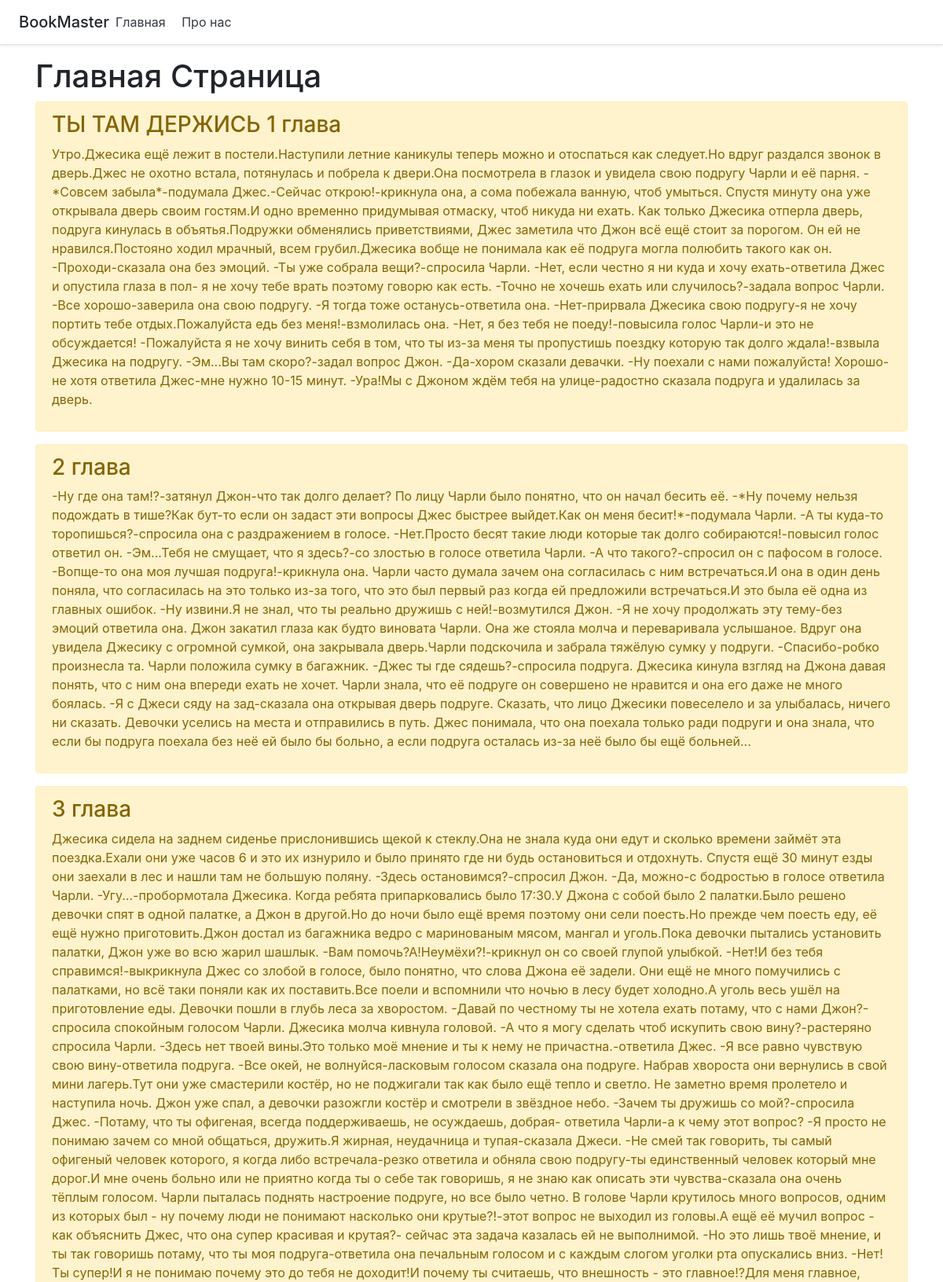
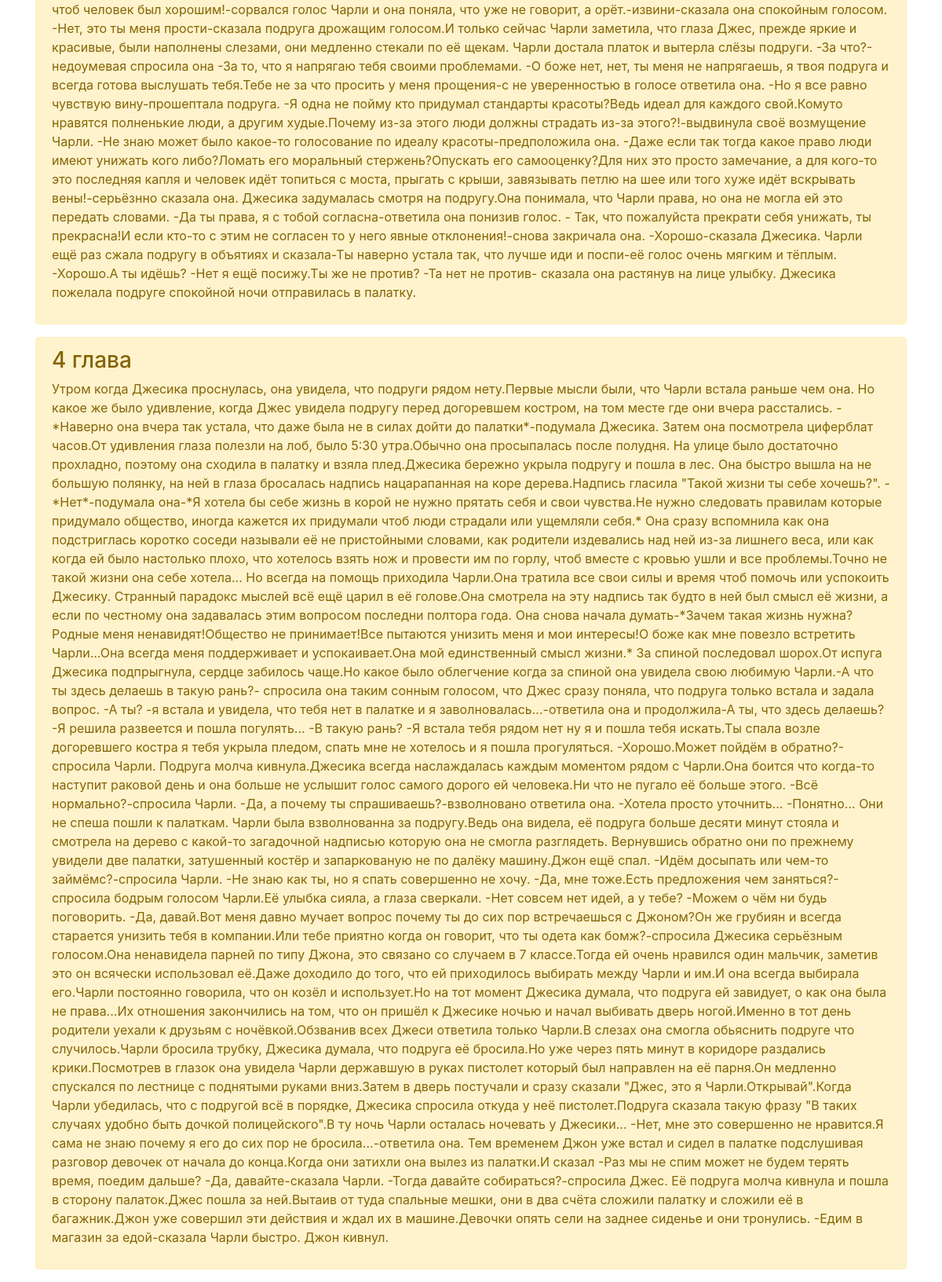
The page / on the database its author committed (2 pictures, top to bottom).
### main/models.py (models this page shows, shortened)
class Task(models.Model):
    title = models.CharField('Название', max_length=100)
    task = models.TextField('Описание')
    class Meta:
        verbose_name = 'Задача'
        verbose_name_plural = 'Задачи'

### main/views.py (the view)
# urls.py: path('', views.index, name='home'),
def index(request):
    tasks = Task.objects.order_by('id')
    return render(request, 'main/index.html', {'title': 'BookMaster', 'tasks': tasks})

### main/templates/main/index.html (shortened to what this page needs)
{% extends 'main/base.html' %}
{% block content %}
    <h1>Главная Страница</h1>
    {% if tasks %}
        {% for el in tasks %}
            <div class="alert alert-warning">
                <h3>{{ el.title }}</h3>
                <p>{{ el.task }}</p>
            </div>
        {% endfor %}
    {% else %}
        <p>У нас нет рассказов!</p>
    {% endif %}
{% endblock %}

### main/templates/main/base.html (shortened to what this page needs)
<!doctype html>
<html lang="ru">
<head>
    <link rel="stylesheet" href="https://stackpath.bootstrapcdn.com/bootstrap/4.5.2/css/bootstrap.min.css">
</head>
<body>
    <header class="d-flex flex-column flex-md-row align-items-center p-3 px-md-4 mb-3 bg-white border-bottom shadow-sm">
  <p class="h5 my-0 me-md-auto fw-normal"><font style="vertical-align: inherit;"><font style="vertical-align: inherit;">BookMaster</font></font></p>
  <nav class="my-2 my-md-0 me-md-3">
    <a class="p-2 text-dark" href="{% url 'home' %}"><font style="vertical-align: inherit;"><font style="vertical-align: inherit;">Главная</font></font></a>
    <a class="p-2 text-dark" href="{% url 'about' %}"><font style="vertical-align: inherit;"><font style="vertical-align: inherit;">Про нас</font></font></a>
  </nav>
</header>
    <div class="container">
        {% block content %}{% endblock %}
    </div>
</body>
</html>

### rows shown on the page
Task: title "ТЫ ТАМ ДЕРЖИСЬ 1 глава", task "Утро.Джесика ещё лежит в постели.Наступили летние каникулы теперь можно и отоспаться как следует.Но вдруг раздался звонок в дверь.Джес не охотно встала, потянулась и побрела к двери.Она посмотрела в глазок и увидела свою подругу Чарли и её парня. -*Совсем забыла*-подумала Джес.-Сейчас открою!-крикнула она, а сома побежала ванную, чтоб умыться. Спустя минуту она уже открывала дверь своим гостям.И одно временно придумывая отмаску, чтоб никуда ни ехать. Как только Джесика отперла дверь, подруга кинулась в объятья.Подружки обменялись приветствиями, Джес заметила что Джон всё ещё стоит за порогом. Он ей не нравился.Постояно ходил мрачный, всем грубил.Джесика вобще не понимала как её подруга…"
Task: title "2 глава", task "-Ну где она там!?-затянул Джон-что так долго делает? По лицу Чарли было понятно, что он начал бесить её. -*Ну почему нельзя подождать в тише?Как бут-то если он задаст эти вопросы Джес быстрее выйдет.Как он меня бесит!*-подумала Чарли. -А ты куда-то торопишься?-спросила она с раздражением в голосе. -Нет.Просто бесят такие люди которые так долго собираются!-повысил голос ответил он. -Эм...Тебя не смущает, что я здесь?-со злостью в голосе ответила Чарли. -А что такого?-спросил он с пафосом в голосе. -Вопще-то она моя лучшая подруга!-крикнула она. Чарли часто думала зачем она согласилась с ним встречаться.И она в один день поняла, что согласилась на это только из-за того, что это был первый раз…"
Task: title "3 глава", task "Джесика сидела на заднем сиденье прислонившись щекой к стеклу.Она не знала куда они едут и сколько времени займёт эта поездка.Ехали они уже часов 6 и это их изнурило и было принято где ни будь остановиться и отдохнуть. Спустя ещё 30 минут езды они заехали в лес и нашли там не большую поляну. -Здесь остановимся?-спросил Джон. -Да, можно-с бодростью в голосе ответила Чарли. -Угу...-пробормотала Джесика. Когда ребята припарковались было 17:30.У Джона с собой было 2 палатки.Было решено девочки спят в одной палатке, а Джон в другой.Но до ночи было ещё время поэтому они сели поесть.Но прежде чем поесть еду, её ещё нужно приготовить.Джон достал из багажника ведро с маринованым мясом, мангал и…"
Task: title "4 глава", task "Утром когда Джесика проснулась, она увидела, что подруги рядом нету.Первые мысли были, что Чарли встала раньше чем она. Но какое же было удивление, когда Джес увидела подругу перед догоревшем костром, на том месте где они вчера расстались. -*Наверно она вчера так устала, что даже была не в силах дойти до палатки*-подумала Джесика. Затем она посмотрела циферблат часов.От удивления глаза полезли на лоб, было 5:30 утра.Обычно она просыпалась после полудня. На улице было достаточно прохладно, поэтому она сходила в палатку и взяла плед.Джесика бережно укрыла подругу и пошла в лес. Она быстро вышла на не большую полянку, на ней в глаза бросалась надпись нацарапанная на коре дерева.Надпись гласила…"
